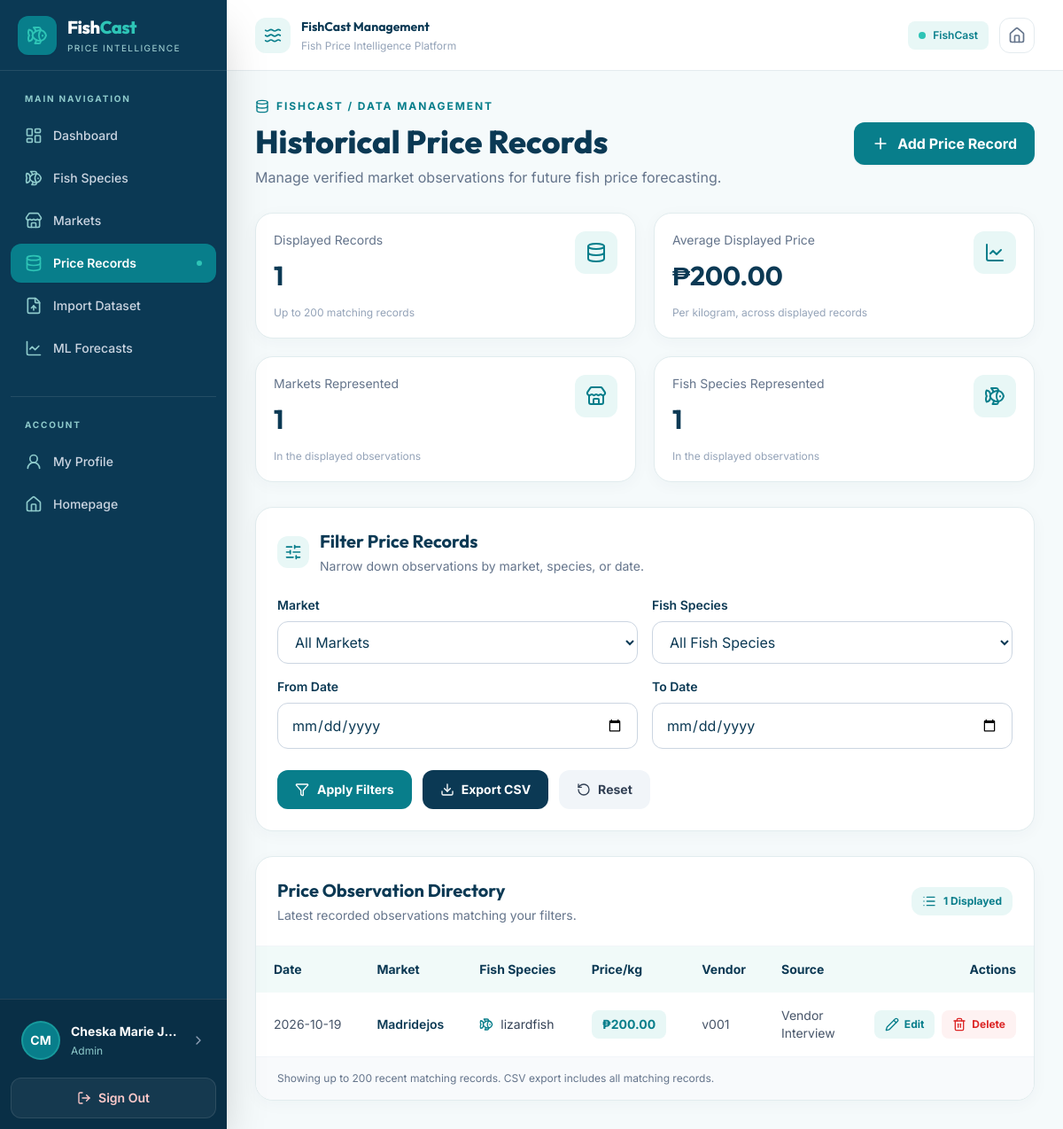
The page /admin/price_records.php (signed in) on the database its author committed.
### tables this page shows
CREATE TABLE `users` (
  `id` bigint(20) UNSIGNED NOT NULL,
  `full_name` varchar(150) NOT NULL,
  `email` varchar(190) NOT NULL,
  `password_hash` varchar(255) NOT NULL,
  `role` enum('admin','encoder','viewer') NOT NULL DEFAULT 'viewer',
  `created_at` timestamp NOT NULL DEFAULT current_timestamp(),
  `profile_picture` varchar(255) DEFAULT NULL
);

CREATE TABLE `price_records` (
  `id` bigint(20) UNSIGNED NOT NULL,
  `market_id` int(10) UNSIGNED NOT NULL,
  `fish_species_id` int(10) UNSIGNED NOT NULL,
  `observed_on` date NOT NULL,
  `price_per_kg` decimal(10,2) NOT NULL,
  `vendor_code` varchar(50) NOT NULL DEFAULT 'MARKET_AVERAGE',
  `source_type` enum('vendor_interview','market_record','government_record','other') NOT NULL,
  `source_reference` varchar(255) DEFAULT NULL,
  `collection_time` time DEFAULT NULL,
  `product_condition` varchar(100) DEFAULT NULL,
  `remarks` text DEFAULT NULL,
  `recorded_by` bigint(20) UNSIGNED DEFAULT NULL,
  `created_at` timestamp NOT NULL DEFAULT current_timestamp()
);

CREATE TABLE `markets` (
  `id` int(10) UNSIGNED NOT NULL,
  `name` varchar(150) NOT NULL,
  `municipality` varchar(100) NOT NULL DEFAULT 'Madridejos',
  `province` varchar(100) NOT NULL DEFAULT 'Cebu',
  `is_active` tinyint(1) NOT NULL DEFAULT 1
);

CREATE TABLE `fish_species` (
  `id` int(10) UNSIGNED NOT NULL,
  `common_name` varchar(120) NOT NULL,
  `scientific_name` varchar(180) DEFAULT NULL,
  `local_name` varchar(120) DEFAULT NULL,
  `is_active` tinyint(1) NOT NULL DEFAULT 1
);

### admin/price_records.php (the view, shortened to what the rows shown need)
<?php
require_once __DIR__ . '/../config/database.php';
function h($value) {
    return htmlspecialchars((string)$value, ENT_QUOTES, 'UTF-8');
}
$params = [];
$sql = "
    SELECT
        p.*,
        m.name AS market_name,
        f.common_name
    FROM price_records p
    JOIN markets m ON m.id = p.market_id
    JOIN fish_species f ON f.id = p.fish_species_id
";
$sql .= ' ORDER BY p.observed_on DESC, p.id DESC';
$sql .= ' LIMIT 200';
$q = $pdo->prepare($sql);
$q->execute($params);
$records = $q->fetchAll(PDO::FETCH_ASSOC);
$totalShown = count($records);
$averagePrice = $totalShown > 0
    ? array_sum(array_column($records, 'price_per_kg')) / $totalShown
    : 0;
$uniqueMarkets = count(array_unique(array_column($records, 'market_id')));
$uniqueSpecies = count(array_unique(array_column($records, 'fish_species_id')));
?>
<!DOCTYPE html>
<html lang="en">
<head>
    <script src="https://cdn.tailwindcss.com"></script>
</head>
<body class="min-h-screen">
<?php include __DIR__ . '/../includes/sidebar.php'; ?>
<div class="lg:ml-64 min-h-screen">
    <?php include __DIR__ . '/../includes/header.php'; ?>
    <main class="p-5 lg:p-8 xl:p-10 space-y-7 max-w-[1800px] mx-auto">
        <section class="flex flex-col md:flex-row md:items-center md:justify-between gap-5">
            <div>
                <h1 class="font-display text-3xl lg:text-4xl font-extrabold text-ocean">
                    Historical Price Records
                </h1>
            </div>
        </section>
        <section class="grid grid-cols-1 sm:grid-cols-2 xl:grid-cols-4 gap-5">
            <div class="content-card p-5">
                <div class="flex justify-between items-start gap-4">
                    <div>
                        <h2 class="font-display text-3xl font-bold text-ocean mt-3">
                            <?= number_format($totalShown) ?>
                        </h2>
                    </div>
                </div>
            </div>
            <div class="content-card p-5">
                <div class="flex justify-between items-start gap-4">
                    <div>
                        <h2 class="font-display text-3xl font-bold text-ocean mt-3">
                            ₱<?= number_format($averagePrice, 2) ?>
                        </h2>
                    </div>
                </div>
            </div>
            <div class="content-card p-5">
                <div class="flex justify-between items-start gap-4">
                    <div>
                        <h2 class="font-display text-3xl font-bold text-ocean mt-3">
                            <?= number_format($uniqueMarkets) ?>
                        </h2>
                    </div>
                </div>
            </div>
            <div class="content-card p-5">
                <div class="flex justify-between items-start gap-4">
                    <div>
                        <h2 class="font-display text-3xl font-bold text-ocean mt-3">
                            <?= number_format($uniqueSpecies) ?>
                        </h2>
                    </div>
                </div>
            </div>
        </section>
        <section class="content-card p-6">
            <div class="flex items-center gap-3 mb-6">
                <div>
                    <h2 class="font-display text-xl font-bold text-ocean">
                        Filter Price Records
                    </h2>
                </div>
            </div>
        </section>
        <section class="content-card overflow-hidden">
            <div class="p-6 flex flex-col sm:flex-row sm:items-center sm:justify-between gap-3 border-b border-slate-100">
                <div>
                    <h2 class="font-display text-xl font-bold text-ocean">
                        Price Observation Directory
                    </h2>
                </div>
            </div>
            <div class="overflow-x-auto">
                <table class="w-full text-sm text-left">
                    <thead class="bg-seamist/60 text-ocean">
                        <tr>
                            <th class="px-5 py-4 font-bold whitespace-nowrap">Date</th>
                            <th class="px-5 py-4 font-bold whitespace-nowrap">Market</th>
                            <th class="px-5 py-4 font-bold whitespace-nowrap">Fish Species</th>
                            <th class="px-5 py-4 font-bold whitespace-nowrap">Price/kg</th>
                            <th class="px-5 py-4 font-bold whitespace-nowrap">Vendor</th>
                            <th class="px-5 py-4 font-bold whitespace-nowrap">Source</th>
                            <th class="px-5 py-4 font-bold text-right">Actions</th>
                        </tr>
                    </thead>
                    <tbody class="divide-y divide-slate-100">
                        <?php if (empty($records)): ?>
                            <tr>
                                <td colspan="7" class="px-6 py-16 text-center">
                                    <div class="flex flex-col items-center">
                                        <div class="w-16 h-16 rounded-2xl bg-seamist flex items-center justify-center mb-4">
                                            <i data-lucide="database" class="w-8 h-8 text-marine"></i>
                                        </div>
                                        <h3 class="font-display text-lg font-bold text-ocean">
                                            No Price Records Found
                                        </h3>
                                        <p class="text-sm text-slate-500 mt-2">
                                            Add a verified observation or adjust your filters.
                                        </p>
                                    </div>
                                </td>
                            </tr>
                        <?php else: ?>
                            <?php foreach ($records as $r): ?>
                                <tr class="table-row transition">
                                    <td class="px-5 py-4 whitespace-nowrap text-slate-600">
                                        <?= h($r['observed_on']) ?>
                                    </td>
                                    <td class="px-5 py-4 font-semibold text-ocean">
                                        <?= h($r['market_name']) ?>
                                    </td>
                                    <td class="px-5 py-4">
                                        <div class="flex items-center gap-2">
                                            <i data-lucide="fish" class="w-4 h-4 text-marine shrink-0"></i>
                                            <span class="text-slate-700">
                                                <?= h($r['common_name']) ?>
                                            </span>
                                        </div>
                                    </td>
                                    <td class="px-5 py-4 whitespace-nowrap">
                                        <span class="inline-flex px-3 py-1.5 rounded-lg bg-seamist text-marine font-bold">
                                            ₱<?= number_format((float)$r['price_per_kg'], 2) ?>
                                        </span>
                                    </td>
                                    <td class="px-5 py-4 text-slate-600">
                                        <?= h($r['vendor_code']) ?>
                                    </td>
                                    <td class="px-5 py-4 text-slate-600">
                                        <?= h(ucwords(str_replace('_', ' ', $r['source_type']))) ?>
                                    </td>
                                    <td class="px-5 py-4">
                                        <div class="flex items-center justify-end gap-2">
                                            <button
                                                type="button"
                                                data-record="<?= h(json_encode($r, JSON_HEX_TAG | JSON_HEX_APOS | JSON_HEX_AMP | JSON_HEX_QUOT)) ?>"
                                                onclick="openEdit(JSON.parse(this.dataset.record))"
                                                class="inline-flex items-center gap-1.5 px-3 py-2 rounded-lg bg-seamist text-marine hover:bg-teal-100 text-xs font-bold transition">
                                                <i data-lucide="pencil" class="w-4 h-4"></i>
                                                Edit
                                            </button>
                                            <form
                                                method="POST"
                                                class="delete-form"
                                                data-record-label="<?= h($r['common_name'] . ' — ' . $r['observed_on']) ?>">
                                                <button
                                                    type="submit"
                                                    class="inline-flex items-center gap-1.5 px-3 py-2 rounded-lg bg-red-50 text-red-600 hover:bg-red-100 text-xs font-bold transition">
                                                    <i data-lucide="trash-2" class="w-4 h-4"></i>
                                                    Delete
                                                </button>
                                            </form>
                                        </div>
                                    </td>
                                </tr>
                            <?php endforeach; ?>
                        <?php endif; ?>
                    </tbody>
                </table>
            </div>
        </section>
    </main>
</div>
</body>
</html>

### includes/sidebar.php (shortened to what the rows shown need)
<?php
function sidebarE($value) {
    return htmlspecialchars((string)$value, ENT_QUOTES, 'UTF-8');
}
$sidebarName = $_SESSION['full_name'] ?? 'FishCast User';
$sidebarRole = $_SESSION['role'] ?? 'User';
if (isset($pdo) && !empty($_SESSION['user_id'])) {
    $stmt = $pdo->prepare("
        SELECT full_name, role, profile_picture
        FROM users
        WHERE id = ?
        LIMIT 1
    ");
    $stmt->execute([(int)$_SESSION['user_id']]);
    $sidebarUser = $stmt->fetch(PDO::FETCH_ASSOC);
    if ($sidebarUser) {
        $sidebarName = $sidebarUser['full_name'];
        $sidebarRole = $sidebarUser['role'];
    }
}
?>
<aside
    id="sidebar"
    class="fixed inset-y-0 left-0 z-40 w-64
           bg-[#0B3954] text-white
           -translate-x-full lg:translate-x-0
           transition-transform duration-300 ease-in-out
           flex flex-col shadow-2xl">
    <div class="h-20 flex items-center gap-3 px-5
                border-b border-white/10 shrink-0">
        <div>
            <h2 class="text-xl font-extrabold tracking-tight leading-tight">
                Fish<span class="text-[#2EC4B6]">Cast</span>
            </h2>
        </div>
    </div>
    <div class="shrink-0 p-3 border-t border-white/10 bg-[#092F46]">
        <a
            href="profile.php"
            class="group flex items-center gap-3
                   p-3 rounded-xl hover:bg-white/10 transition">
            <div class="min-w-0 flex-1">
                <p class="text-sm font-bold text-white truncate"
                   title="<?= sidebarE($sidebarName) ?>">
                    <?= sidebarE($sidebarName) ?>
                </p>
                <p class="text-xs text-[#8ECACB] mt-1">
                    <?= sidebarE(ucwords(str_replace('_', ' ', $sidebarRole))) ?>
                </p>
            </div>
        </a>
    </div>
</aside>

### rows shown on the page
users: full_name "Cheska Marie J…", role "Admin"
price_records: observed_on "2026-10-19", market.name "Madridejos", fish_species.common_name "lizardfish", price_per_kg "200.00", vendor_code "v001", source_type "Vendor Interview"

### other values the page prints
sidebarE($item[2]) "Dashboard"
sidebarE($item[2]) "Fish Species"
sidebarE($item[2]) "Markets"
sidebarE($item[2]) "Price Records"
sidebarE($item[2]) "Import Dataset"
sidebarE($item[2]) "ML Forecasts"
sidebarE($initials) "CM"
$totalShown "1"
$averagePrice "200.00"
$uniqueMarkets "1"
$uniqueSpecies "1"
